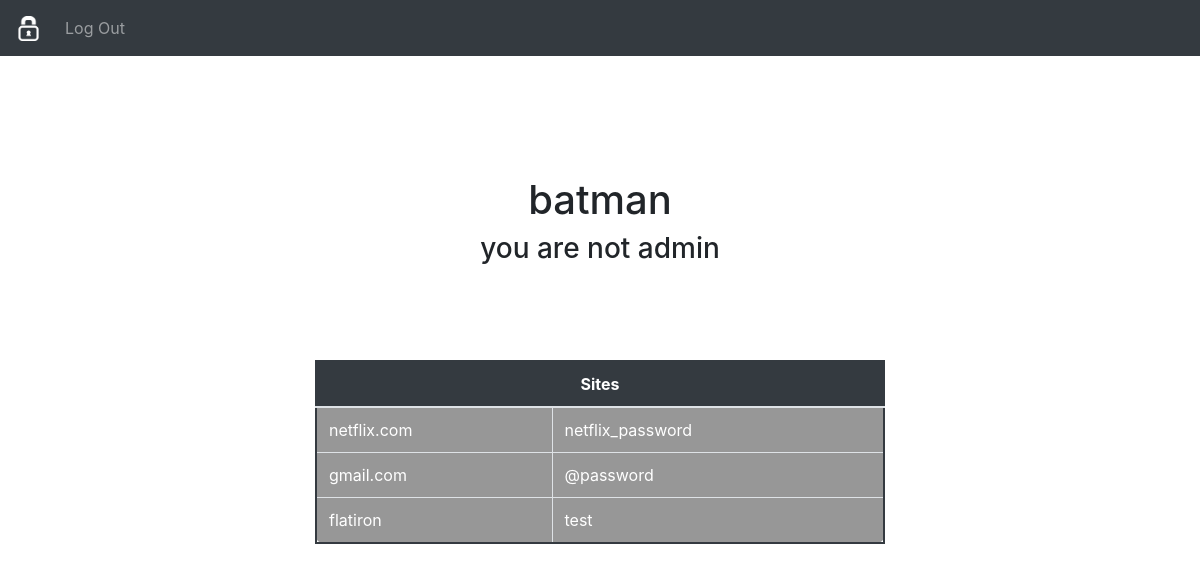
/home (signed in), run on the app's committed database.
### home_password/models/user.py (models this page shows, shortened)
class User(db.Model, UserMixin):
  id = db.Column(db.Integer, primary_key=True)
  username = db.Column(db.String(80), unique=True, nullable=False)
  password = db.Column(db.String(120), unique=False, nullable=False)
  is_admin = db.Column(db.Boolean, unique=False, default=False)
  sites = db.relationship('Site', secondary=sites, lazy='subquery',
        backref=db.backref('users', lazy=True))

### home_password/models/site.py (models this page shows, shortened)
class Site(db.Model):
  id = db.Column(db.Integer, primary_key=True)
  name = db.Column(db.String(80), unique=False, nullable=False)
  password = db.Column(db.String(120), unique=False, nullable=False)

### home_password/blueprints/users/routes.py (the view)
@users.route('/home', methods=["GET","POST"])
@login_required
@user_only
def home():
  return render_template('users/regular/home.html', sites=current_user.sites)

### home_password/blueprints/utils.py (called while the page is built)
def user_only(f):
    @wraps(f)
    def decorated_view(*args, **kwargs):
        if current_user.is_admin:
            return redirect(url_for('admin.home'))
        return f(*args, **kwargs)
    return decorated_view

### home_password/models/user.py (called while the page is built)
@login_manager.user_loader
def load_user(user_id):
    return User.query.get(int(user_id))

### home_password/templates/users/regular/home.html
{% extends "layout.html" %}
{% block content %}
  <div class="container hp-user">
    <div class="row justify-content-lg-center">
      <div class="col-lg-6">
        <h1>{{current_user.username}}</h1>
        <h3>you are not admin</h3>
      </div>
    </div>
  </div>
  <div class="container">
    <div class="row justify-content-center">
      <div class="col-lg-6 hp-lists">
        <table class="table table-bordered hp-table">
          <thead>
            <th colspan="2">Sites</th>
          </thead>
          <tbody>
            {% for site in sites: %}
              <tr>
                <td>{{site.name}}</td>
                <td>{{site.password}}</td>
              </tr>
            {% endfor %}
          </tbody>
        </table>
      </div>
    </div>
  </div>
{% endblock %}

### home_password/static/main.css (style rules this page uses)
.hp-lists { display: block; text-align: center; margin-top: 50px; padding: 0px; }
.hp-user { margin-top: 10%; text-align: center; margin-bottom: 3%; }
thead { text-align: center; background-color: #343a40; color: white; }
.hp-table { border: 2px solid #343a40; margin-bottom: 0rem; background-color: rgb(151, 151, 151); border-radius: 10px; }
tbody { color: white; }

### data on the page
User: username "batman"
Site: name "netflix.com", password "netflix_password"
Site: name "gmail.com", password "@password"
Site: name "flatiron", password "test"
